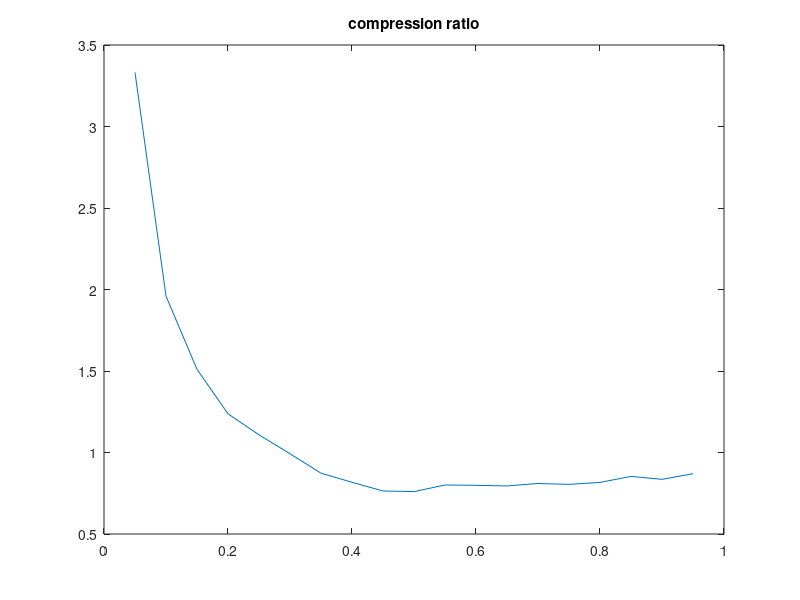

MATLAB code to generate this figure:
clc;
clear all;
clc;

al = 0.05:0.05:0.95;
N=19600;
ratio = zeros(1,3);
% figure;
for k = 1:length(al)
    a = al(k);
    x = zeros(1,N);
    
    ga = rand(x);
    if ga >0.5
        x(1) = 1;
    else
        x(1) = 0;
    end
    
    for i=2:N
        if x(i-1) == 0
            x(i) = rand() <= a;
        else
            x(i) = rand() > a;
        end
    end
    
    rv = [1];
    j=1;
    for i=2:N
        if x(i)==x(i-1)
            rv(j)= rv(j)+1;
        else
            j=j+1;
            rv = [rv, 1];
        end
    end
    
    vmax = max(rv);
    counts = zeros(1,vmax);
    for i=1:length(rv)
        counts(rv(i))= counts(rv(i))+1;
    end
    % plot(1:vmax,log10(counts/length(rv)));
    % hold on;
    for i=1:length(counts)
        counts(i) =ceil(-log2(counts(i)/length(rv)));
    end
    leng = 0;
    for i=1:length(rv)
        leng = leng + counts(rv(i));
    end
    ratio(k) = N/leng;
end

% legend('alpah=0.05','alpha=0.5','alpha=0.95');
% xlabel('value of length');
% ylabel('pmf(log10)');
% title('pmf of run_length values');

figure;
plot(al, ratio);
title('compression ratio');
